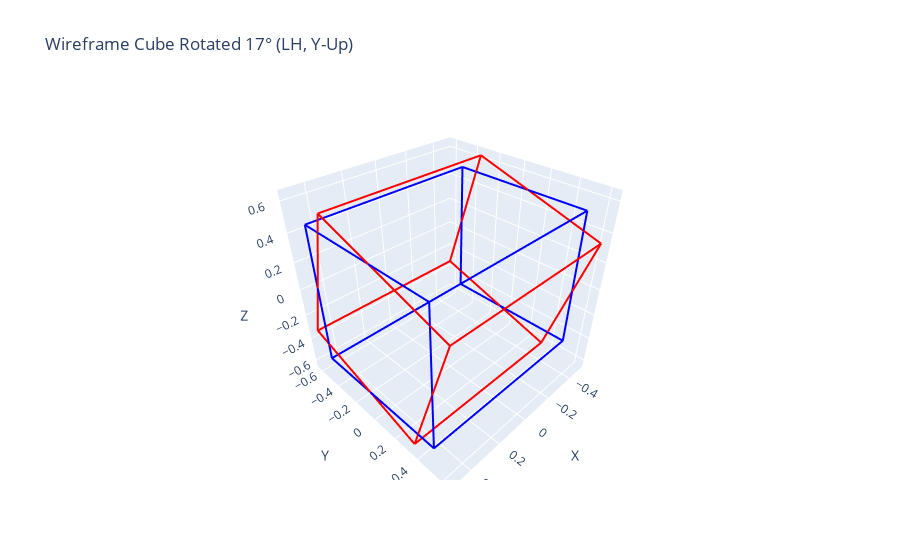

The cell this chart's notebook holds for it:
### Code cell
import numpy as np
import plotly.graph_objects as go

# ---------------------------------------------
# 1) Define Cube and Its Edges
# ---------------------------------------------
cube_points = np.array([
    [-0.5, -0.5, -0.5],
    [-0.5, -0.5,  0.5],
    [-0.5,  0.5, -0.5],
    [-0.5,  0.5,  0.5],
    [ 0.5, -0.5, -0.5],
    [ 0.5, -0.5,  0.5],
    [ 0.5,  0.5, -0.5],
    [ 0.5,  0.5,  0.5],
])

# Each pair (i, j) denotes an edge from cube_points[i] to cube_points[j]
edges = [
    (0,1), (0,2), (0,4),   # edges from corner 0
    (1,3), (1,5),          # edges from corner 1
    (2,3), (2,6),          # edges from corner 2
    (3,7),                 # edges from corner 3
    (4,5), (4,6),          # edges from corner 4
    (5,7),                 # edges from corner 5
    (6,7)                  # edges from corner 6
]


def make_wireframe_traces(points, edge_list, color="blue", name="Cube"):
    """
    Returns a list of Plotly Scatter3d traces corresponding to
    the wireframe defined by (points, edges).
    """
    traces = []
    for i, j in edge_list:
        # Two endpoints of the current edge
        x_coords = [points[i,0], points[j,0]]
        y_coords = [points[i,1], points[j,1]]
        z_coords = [points[i,2], points[j,2]]
        
        traces.append(
            go.Scatter3d(
                x=x_coords,
                y=y_coords,
                z=z_coords,
                mode='lines',
                line=dict(color=color, width=4),
                name=name,
                showlegend=False  # We'll set a name just once
            )
        )
    return traces

# ---------------------------------------------
# 2) Define Your Rotation Matrix (Left-Handed, Y-Up)
#    Example: Rotation around X-axis by +17°
# ---------------------------------------------
def rotation_matrix_x_lh(deg):
    theta = np.radians(deg)
    # Left-handed rotation about X by +theta
    # (clockwise if looking in +X direction)
    return np.array([
        [1,            0,             0],
        [0,  np.cos(theta),  np.sin(theta)],
        [0, -np.sin(theta),  np.cos(theta)]
    ])

# ---------------------------------------------
# 3) Apply the Rotation
# ---------------------------------------------
angle = 17
R_x_LH = rotation_matrix_x_lh(angle)

# Rotate all cube_points
cube_points_T = cube_points.T           # shape (3, N)
rotated_points_T = R_x_LH @ cube_points_T
rotated_points = rotated_points_T.T

# ---------------------------------------------
# 4) Create the Plotly Figure
#    - One set of traces for the original (blue)
#    - One set of traces for the rotated (red)
# ---------------------------------------------
original_traces = make_wireframe_traces(cube_points, edges, color="blue", name="Original Cube")
rotated_traces  = make_wireframe_traces(rotated_points, edges, color="red",  name="Rotated Cube")

fig = go.Figure(data=original_traces + rotated_traces)

fig.update_layout(
    scene = dict(
        xaxis_title="X",
        yaxis_title="Y",
        zaxis_title="Z",
        aspectmode="cube",   # ensures the axes are the same scale
    ),
    title=f"Wireframe Cube Rotated {angle}° (LH, Y-Up)"
)

fig.show()

### Figure 1 — Plotly figure (JSON) as saved in the notebook; plotly's stock layout.template omitted (floating-point values rounded to 4 significant figures)
{"data": [{"line": {"color": "blue", "width": 4}, "mode": "lines", "name": "Original Cube", "showlegend": false, "type": "scatter3d", "x": [-0.5, -0.5], "y": [-0.5, -0.5], "z": [-0.5, 0.5]}, {"line": {"color": "blue", "width": 4}, "mode": "lines", "name": "Original Cube", "showlegend": false, "type": "scatter3d", "x": [-0.5, -0.5], "y": [-0.5, 0.5], "z": [-0.5, -0.5]}, {"line": {"color": "blue", "width": 4}, "mode": "lines", "name": "Original Cube", "showlegend": false, "type": "scatter3d", "x": [-0.5, 0.5], "y": [-0.5, -0.5], "z": [-0.5, -0.5]}, {"line": {"color": "blue", "width": 4}, "mode": "lines", "name": "Original Cube", "showlegend": false, "type": "scatter3d", "x": [-0.5, -0.5], "y": [-0.5, 0.5], "z": [0.5, 0.5]}, {"line": {"color": "blue", "width": 4}, "mode": "lines", "name": "Original Cube", "showlegend": false, "type": "scatter3d", "x": [-0.5, 0.5], "y": [-0.5, -0.5], "z": [0.5, 0.5]}, {"line": {"color": "blue", "width": 4}, "mode": "lines", "name": "Original Cube", "showlegend": false, "type": "scatter3d", "x": [-0.5, -0.5], "y": [0.5, 0.5], "z": [-0.5, 0.5]}, {"line": {"color": "blue", "width": 4}, "mode": "lines", "name": "Original Cube", "showlegend": false, "type": "scatter3d", "x": [-0.5, 0.5], "y": [0.5, 0.5], "z": [-0.5, -0.5]}, {"line": {"color": "blue", "width": 4}, "mode": "lines", "name": "Original Cube", "showlegend": false, "type": "scatter3d", "x": [-0.5, 0.5], "y": [0.5, 0.5], "z": [0.5, 0.5]}, {"line": {"color": "blue", "width": 4}, "mode": "lines", "name": "Original Cube", "showlegend": false, "type": "scatter3d", "x": [0.5, 0.5], "y": [-0.5, -0.5], "z": [-0.5, 0.5]}, {"line": {"color": "blue", "width": 4}, "mode": "lines", "name": "Original Cube", "showlegend": false, "type": "scatter3d", "x": [0.5, 0.5], "y": [-0.5, 0.5], "z": [-0.5, -0.5]}, {"line": {"color": "blue", "width": 4}, "mode": "lines", "name": "Original Cube", "showlegend": false, "type": "scatter3d", "x": [0.5, 0.5], "y": [-0.5, 0.5], "z": [0.5, 0.5]}, {"line": {"color": "blue", "width": 4}, "mode": "lines", "name": "Original Cube", "showlegend": false, "type": "scatter3d", "x": [0.5, 0.5], "y": [0.5, 0.5], "z": [-0.5, 0.5]}, {"line": {"color": "red", "width": 4}, "mode": "lines", "name": "Rotated Cube", "showlegend": false, "type": "scatter3d", "x": [-0.5, -0.5], "y": [-0.6243, -0.332], "z": [-0.332, 0.6243]}, {"line": {"color": "red", "width": 4}, "mode": "lines", "name": "Rotated Cube", "showlegend": false, "type": "scatter3d", "x": [-0.5, -0.5], "y": [-0.6243, 0.332], "z": [-0.332, -0.6243]}, {"line": {"color": "red", "width": 4}, "mode": "lines", "name": "Rotated Cube", "showlegend": false, "type": "scatter3d", "x": [-0.5, 0.5], "y": [-0.6243, -0.6243], "z": [-0.332, -0.332]}, {"line": {"color": "red", "width": 4}, "mode": "lines", "name": "Rotated Cube", "showlegend": false, "type": "scatter3d", "x": [-0.5, -0.5], "y": [-0.332, 0.6243], "z": [0.6243, 0.332]}, {"line": {"color": "red", "width": 4}, "mode": "lines", "name": "Rotated Cube", "showlegend": false, "type": "scatter3d", "x": [-0.5, 0.5], "y": [-0.332, -0.332], "z": [0.6243, 0.6243]}, {"line": {"color": "red", "width": 4}, "mode": "lines", "name": "Rotated Cube", "showlegend": false, "type": "scatter3d", "x": [-0.5, -0.5], "y": [0.332, 0.6243], "z": [-0.6243, 0.332]}, {"line": {"color": "red", "width": 4}, "mode": "lines", "name": "Rotated Cube", "showlegend": false, "type": "scatter3d", "x": [-0.5, 0.5], "y": [0.332, 0.332], "z": [-0.6243, -0.6243]}, {"line": {"color": "red", "width": 4}, "mode": "lines", "name": "Rotated Cube", "showlegend": false, "type": "scatter3d", "x": [-0.5, 0.5], "y": [0.6243, 0.6243], "z": [0.332, 0.332]}, {"line": {"color": "red", "width": 4}, "mode": "lines", "name": "Rotated Cube", "showlegend": false, "type": "scatter3d", "x": [0.5, 0.5], "y": [-0.6243, -0.332], "z": [-0.332, 0.6243]}, {"line": {"color": "red", "width": 4}, "mode": "lines", "name": "Rotated Cube", "showlegend": false, "type": "scatter3d", "x": [0.5, 0.5], "y": [-0.6243, 0.332], "z": [-0.332, -0.6243]}, {"line": {"color": "red", "width": 4}, "mode": "lines", "name": "Rotated Cube", "showlegend": false, "type": "scatter3d", "x": [0.5, 0.5], "y": [-0.332, 0.6243], "z": [0.6243, 0.332]}, {"line": {"color": "red", "width": 4}, "mode": "lines", "name": "Rotated Cube", "showlegend": false, "type": "scatter3d", "x": [0.5, 0.5], "y": [0.332, 0.6243], "z": [-0.6243, 0.332]}], "layout": {"scene": {"aspectmode": "cube", "xaxis": {"title": {"text": "X"}}, "yaxis": {"title": {"text": "Y"}}, "zaxis": {"title": {"text": "Z"}}}, "title": {"text": "Wireframe Cube Rotated 17° (LH, Y-Up)"}}}
